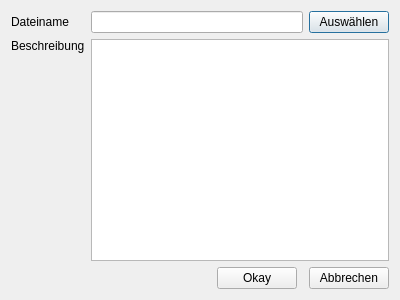
<?xml version="1.0" encoding="UTF-8"?>
<ui version="4.0">
 <author>Copyright (C) 2009 Pascal Mues</author>
 <class>SaveTransferfunctionDialog</class>
 <widget class="QDialog" name="SaveTransferfunctionDialog">
  <property name="geometry">
   <rect>
    <x>0</x>
    <y>0</y>
    <width>400</width>
    <height>300</height>
   </rect>
  </property>
  <property name="windowTitle">
   <string>Transferfunktion Speichern</string>
  </property>
  <layout class="QGridLayout" name="gridLayout_2">
   <item row="0" column="1" colspan="4">
    <layout class="QGridLayout" name="gridLayout">
     <item row="0" column="0">
      <widget class="QLabel" name="label_2">
       <property name="text">
        <string>Dateiname</string>
       </property>
      </widget>
     </item>
     <item row="0" column="1">
      <widget class="QLineEdit" name="uileFileName"/>
     </item>
     <item row="0" column="2">
      <widget class="QPushButton" name="uiSelectFile">
       <property name="text">
        <string>Auswählen</string>
       </property>
      </widget>
     </item>
     <item row="1" column="0">
      <widget class="QLabel" name="label">
       <property name="text">
        <string>Beschreibung</string>
       </property>
      </widget>
     </item>
     <item row="1" column="1" rowspan="2" colspan="2">
      <widget class="QPlainTextEdit" name="uiptxtDescription"/>
     </item>
     <item row="2" column="0">
      <spacer name="verticalSpacer_2">
       <property name="orientation">
        <enum>Qt::Vertical</enum>
       </property>
       <property name="sizeHint" stdset="0">
        <size>
         <width>20</width>
         <height>40</height>
        </size>
       </property>
      </spacer>
     </item>
    </layout>
   </item>
   <item row="1" column="2">
    <widget class="QPushButton" name="uibtnOkay">
     <property name="text">
      <string>Okay</string>
     </property>
    </widget>
   </item>
   <item row="1" column="4">
    <widget class="QPushButton" name="uibtnCancel">
     <property name="text">
      <string>Abbrechen</string>
     </property>
    </widget>
   </item>
   <item row="1" column="1">
    <spacer name="horizontalSpacer">
     <property name="orientation">
      <enum>Qt::Horizontal</enum>
     </property>
     <property name="sizeHint" stdset="0">
      <size>
       <width>40</width>
       <height>20</height>
      </size>
     </property>
    </spacer>
   </item>
  </layout>
 </widget>
 <resources/>
 <connections/>
</ui>
